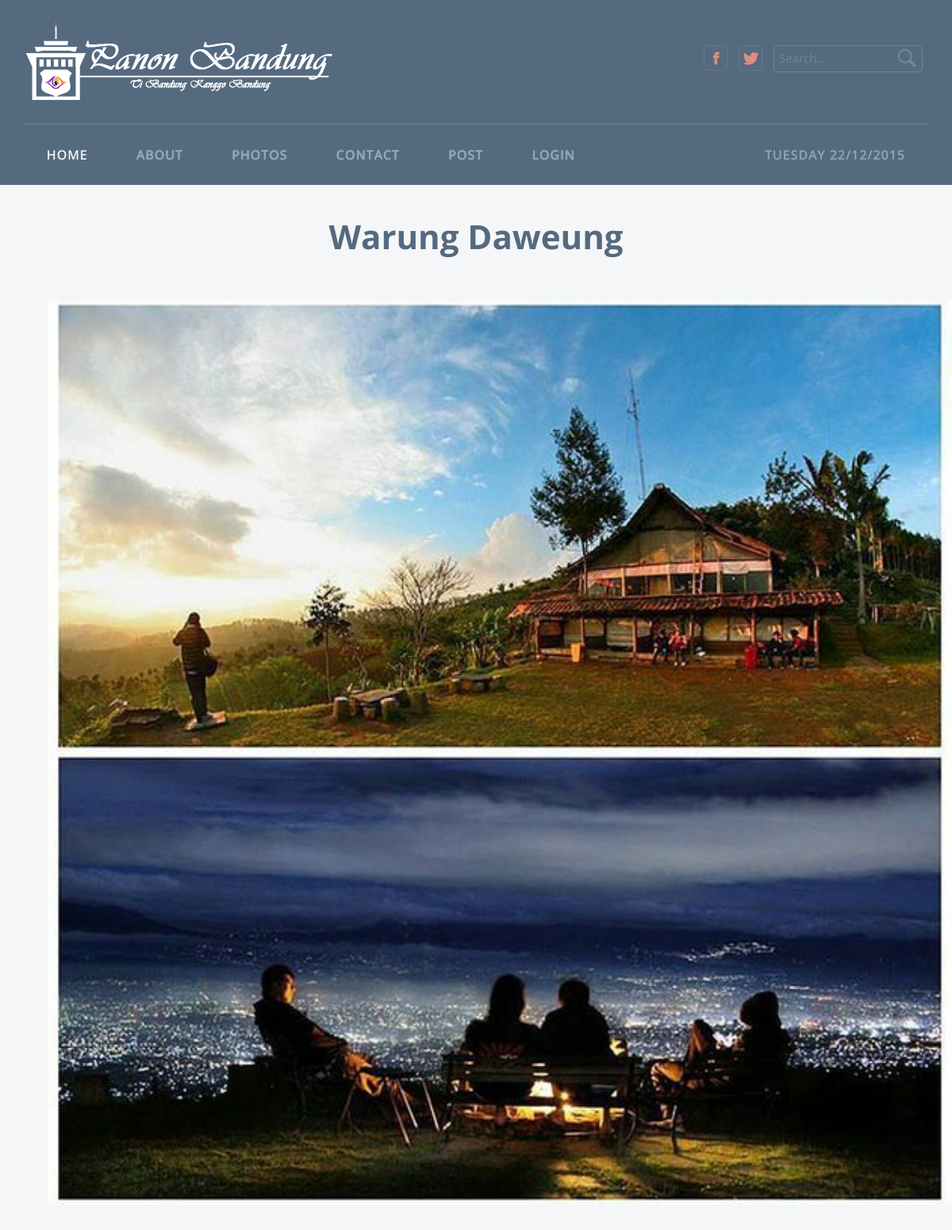
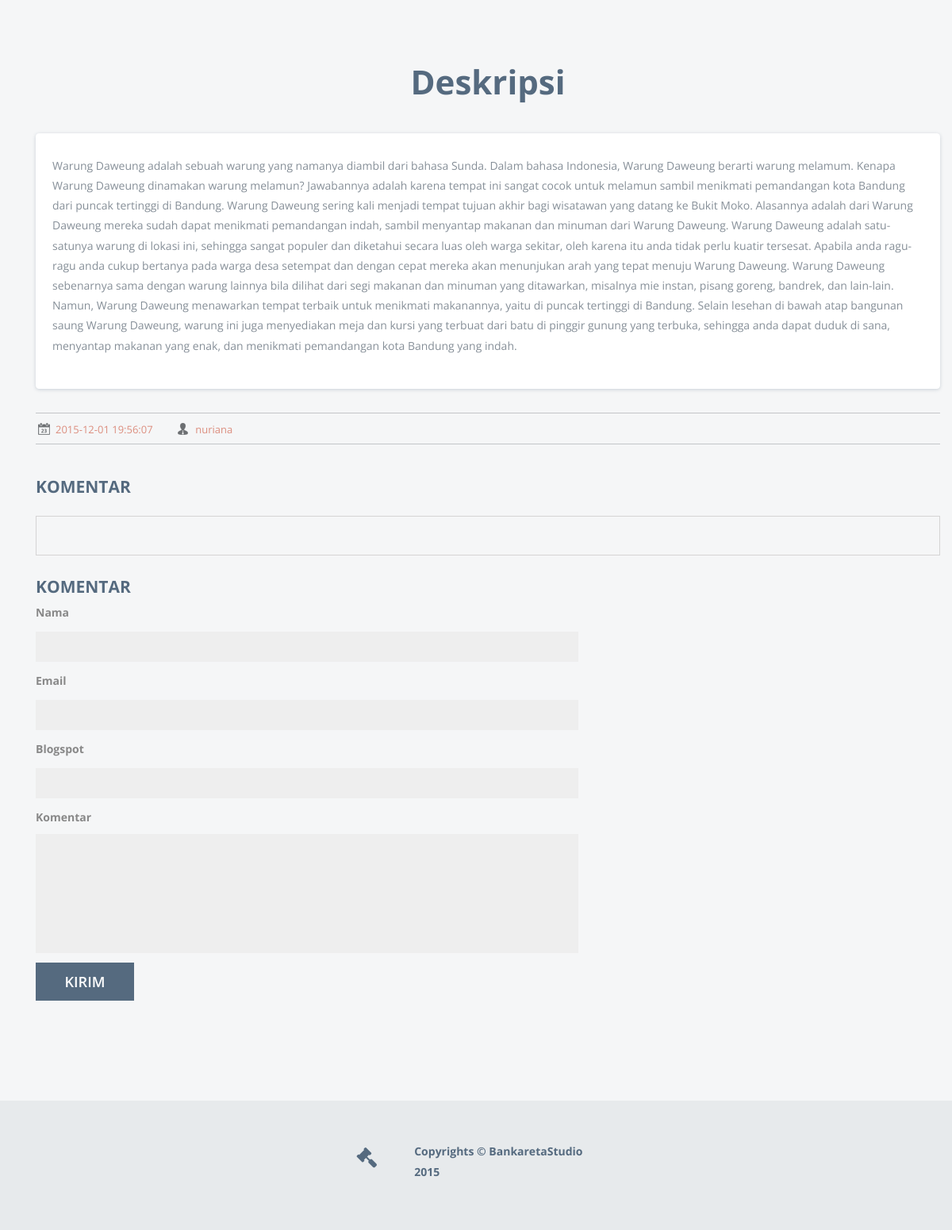
The app's page /panonbandung/home/detail/17 with its own data (2 pictures, top to bottom).
### tables this page shows
CREATE TABLE IF NOT EXISTS `data_item` (
  `id_item` int(11) NOT NULL AUTO_INCREMENT,
  `id_user` int(11) NOT NULL,
  `id_kategori` int(11) NOT NULL,
  `judul` varchar(35) NOT NULL,
  `deskripsi` text NOT NULL,
  `tgl_input` timestamp NOT NULL DEFAULT CURRENT_TIMESTAMP ON UPDATE CURRENT_TIMESTAMP,
  `id_lokasi` int(11) NOT NULL,
  `status` int(11) NOT NULL DEFAULT '0',
  PRIMARY KEY (`id_item`)
);

CREATE TABLE IF NOT EXISTS `data_item_foto` (
  `id_item_foto` int(11) NOT NULL AUTO_INCREMENT,
  `id_item` int(11) NOT NULL,
  `nama_foto` text NOT NULL,
  `path` varchar(45) NOT NULL,
  PRIMARY KEY (`id_item_foto`)
);

CREATE TABLE IF NOT EXISTS `data_user` (
  `id_user` int(11) NOT NULL AUTO_INCREMENT,
  `nama` varchar(80) NOT NULL,
  `email` varchar(150) NOT NULL,
  `pasword` varchar(75) NOT NULL,
  `status` int(11) NOT NULL DEFAULT '0',
  PRIMARY KEY (`id_user`)
);

### panonbandung/application/controllers/Home.php (called while the page is built, shortened)
<?php
class Home extends CI_Controller {
	function __construct() {
		$this->load->model(array('modelhome'));
	}
	function detail($id_item){
		$data = array(
			'tampildetail' => $this->modelhome->tampildetail($id_item),
		);
		$this->load->view('detail',$data);
	}
}

### panonbandung/index.php (called while the page is built, shortened)
<?php
require_once BASEPATH.'core/CodeIgniter.php';

### panonbandung/application/models/Modelhome.php (called while the page is built, shortened)
<?php
class Modelhome extends CI_Model {
function tampildetail($data){
	$sql = "SELECT * FROM data_item
inner join kategori
on kategori.id_kategori= data_item.id_kategori
inner join lokasi
on lokasi.id_lokasi= data_item.id_lokasi
inner join data_user
on data_user.id_user= data_item.id_user
INNER JOIN data_item_foto
on data_item_foto.id_item= data_item.id_item
WHERE data_item.status = ? AND data_item.id_item = ?
ORDER BY data_item.tgl_input DESC LIMIT 0,6";
return $this->db->query($sql,array('1',$data))->result();
}
}

### panonbandung/application/views/detail.php (the view, shortened to what this page needs)
<!DOCTYPE HTML>
<html>
<head>
<link href="<?= base_url() ?>assets/css/bootstrap.css" rel="stylesheet" type="text/css" media="all">
<link href="<?= base_url() ?>assets/css/style.css" rel="stylesheet" type="text/css" media="all" />
</head>
<body>
<div class="banner">
	<div class="container">
		<div class="header">
			<div class="logo">
				<a href="<?= base_url('home') ?>"><img src="<?= base_url() ?>assets/images/LOGO.png" class="img-responsive" alt="" /></a>
			</div>
			<div class="header-right">
				<ul>
					<li><a href="#"><i class="fb"> </i></a></li>
					<li><a href="#"><i class="twt"> </i></a></li>
				<li>
				<div class="search2">
					<form>
						<input type="text" value="Search.." onfocus="this.value = '';" onblur="if (this.value == '') {this.value = 'Search..';}">
						<input type="submit" value="">
					</form>
				</div></li>
					<div class="clearfix"></div>
				</ul>
			</div>
				<div class="clearfix"> </div>
			</div>
				<div class="head-nav">
						<ul class="cl-effect-15">
						<li class="active"><a href="<?= base_url('home') ?>">HOME</a></li>
							<li><a href="<?= base_url('about') ?>" data-hover="ABOUT">ABOUT</a></li>
							<li><a href="<?= base_url('photos') ?>" data-hover="PHOTOS">PHOTOS</a></li>
							<li><a href="<?= base_url('contact') ?>" data-hover="CONTACT">CONTACT</a></li>
							<li><a href="<?= base_url('input_data') ?>" data-hover="POST">POST</a></li>
							<?php if ($this->session->userdata('email') == TRUE){ ?>
								<li><a href="<?= base_url('input_data/logout') ?>" data-hover="LOGOUT">LOGOUT</a></li>
							<?php }else{ ?>
								<li><a href="<?= base_url('login') ?>" data-hover="LOGIN">LOGIN</a></li>
							<?php } ?>
							<li class="pull-right"><a href="" data-hover=""><?php echo "" . date("l d/m/Y");?></a></li>
						</ul>
				</div>
	</div>
</div>
	<?php foreach ($tampildetail as $tampil): ?>
<div class="photos">
<div class="container">
		<h2><?= $tampil->judul ?></h2>
	<div class="details">
		<div class="container">
			<div class="det_pic">
				  <img src="<?= base_url() ?><?= $tampil->path.$tampil->nama_foto ?>" class="container" alt="">
			</div>
			<div class="details">
			</div>
			<h2>Deskripsi
			</h2>
			<div class="det_text">
			<p><?= $tampil->deskripsi ?></p>
			</div>
			<ul class="links">
				  		 <li><i class="date"> </i><span class="icon_text"><?= $tampil->tgl_input ?></span></li>
				  		 <li><a href="#"><i class="admin"> </i><span class="icon_text"><?= $tampil->nama ?></span></a></li>
				    </ul>
			 <div class="comments1">
								<h4>KOMENTAR</h4>
			  				<div class="comments-main">
									<div class="col-md-2 cmts-main-left">
									</div>
									<div class="col-md-10 cmts-main-right">
									</div>
									<div class="clearfix"></div>
								</div>
			  				</div>
			<div class="lev">
			<div class="leave">
				<h4>KOMENTAR</h4>
				</div>
				<form id="commentform">
				    <label for="author">Nama</label>
						<input id="author" name="author" type="text" value="" size="30" aria-required="true">
						<label for="email">Email</label>
						<input id="email" name="email" type="text" value="" size="30" aria-required="true">
						<label for="url">Blogspot</label>
						<input id="url" name="url" type="text" value="" size="30">
						<label for="comment">Komentar</label>
						<textarea></textarea>
			           <input name="submit" type="submit" id="submit" value="Kirim">
				   </form>
				  </div>
		</div>
	</div>
	</div>
	</div>
	<?php endforeach; ?>
<div class="footer">
		<div class="container">
			<div class="col-md-6 col-md-offset-4 contact-left">
				<div class="top1">
					<i class="ham"></i>
				</div>
				<div class="top2">
					<h6>Copyrights © BankaretaStudio</h6>
					<h6>2015</h6>
				</div>
	</div>
</body>
</html>

### records on screen
data_item: judul "Warung Daweung", data_item_foto.path+nama_foto (picture), deskripsi "Warung Daweung adalah sebuah warung yang namanya diambil dari bahasa Sunda. Dalam bahasa Indonesia, Warung Daweung berarti warung melamum. Kenapa Warung Daweung dinamakan warung melamun? Jawabannya adalah karena tempat ini sangat cocok untuk melamun sambil menikmati pemandangan kota Bandung dari puncak tertinggi di Bandung. Warung Daweung sering kali menjadi tempat tujuan akhir bagi wisatawan yang datang ke Bukit Moko. Alasannya adalah dari Warung Daweung mereka sudah dapat menikmati pemandangan indah, sambil menyantap makanan dan minuman dari Warung Daweung. Warung Daweung adalah satu-satunya warung di lokasi ini, sehingga sangat populer dan diketahui secara luas oleh warga sekitar, oleh…", tgl_input "2015-12-01 19:56:07", id_user.nama "nuriana"
